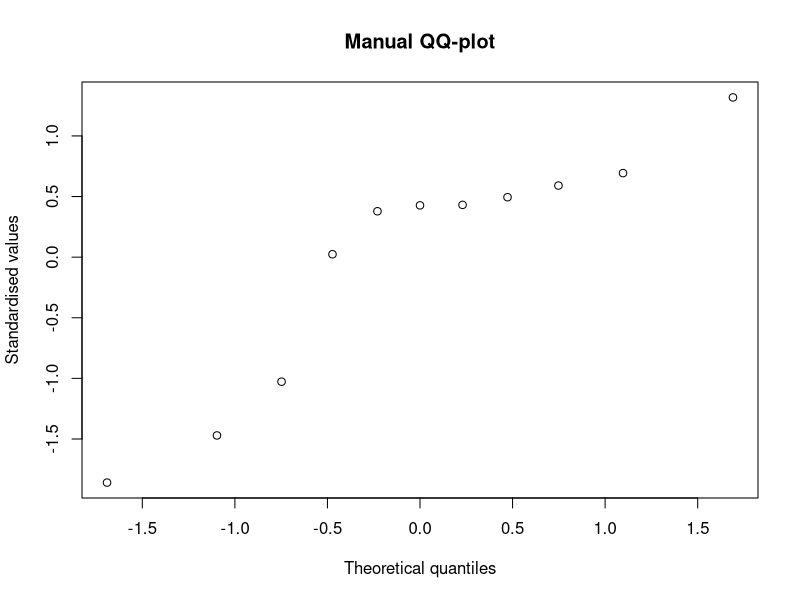

The R script that drew this image:
## ---- chunk 1
#Put at the beginning
knitr::opts_chunk$set(echo = TRUE, message = F, warning = F)
knitr::knit_hooks$set(document = function(x){ 
  gsub("```\n*```r*\n*", "", x) 
})
## ---- chunk 2
set.seed(1234)
y <- sort( runif(11))
y
## ---- chunk 3
(1:11 - 0.5)/11
## ---- chunk 4
(1:11 - 1)/(11 - 1)
## ---- chunk 5
1:11/11
## ---- chunk 6
ppoints(y)
ppoints(y, a = 1)
## ---- chunk 7
x.coord <- qnorm(ppoints(y))
y.coord <- scale(y, scale = T) 
plot(y.coord ~ x.coord, main = "Manual QQ-plot",
     xlab = "Theoretical quantiles", ylab = "Standardised values")
## ---- chunk 8
(1 - 0.8) * y[3] + 0.8 * y[4]
## ---- chunk 9
quantile(y, 0.3, type = 5)
## ---- chunk 10
quantile(y, 0.3)
## ---- chunk 11
(1 - 0.3) * y[3] + 0.3 * y[4]
## ---- chunk 12
quantile(y, 0.3, type = 4)
